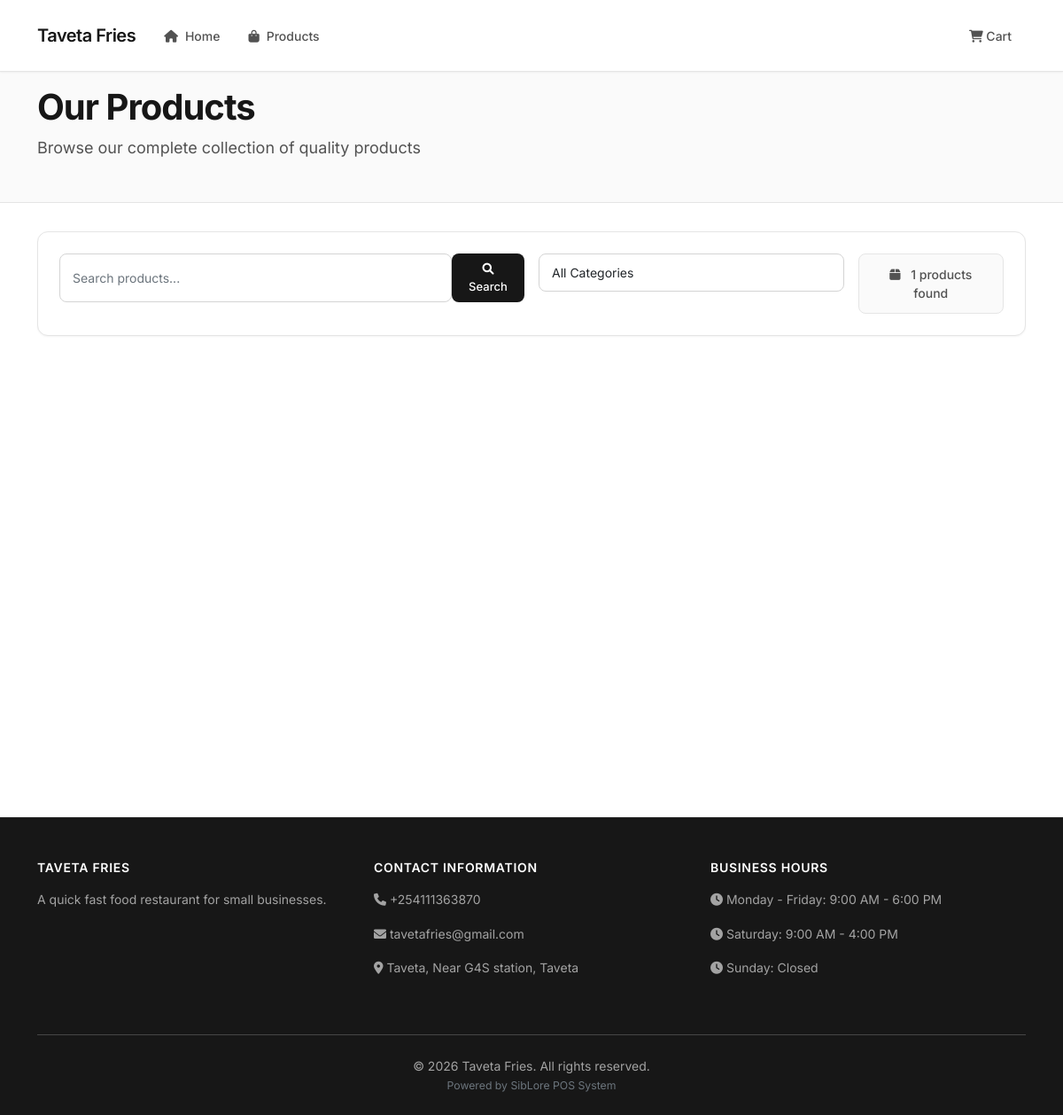
The app's page /shop/sammy/products/ with its own data.
### shop_website/models.py (models this page shows, shortened)
class ShopProfile(models.Model):
    user_profile = models.OneToOneField('users.UserProfile', on_delete=models.CASCADE, related_name='shop_website')
    business_name = models.CharField(max_length=200)
    business_description = models.TextField(help_text="Describe your business and products")
    business_email = models.EmailField()
    business_phone = models.CharField(max_length=20)
    business_address = models.CharField(max_length=300)
    business_city = models.CharField(max_length=100)
    logo = models.ImageField(upload_to='shop_logos/', blank=True, null=True)
    is_website_active = models.BooleanField(default=True, help_text="Enable/disable your public website")
    website_theme = models.CharField(max_length=20, choices=[
        ('default', 'Default Theme'),
        ('modern', 'Modern Theme'),
        ('classic', 'Classic Theme'),
    ], default='default')
    created_at = models.DateTimeField(auto_now_add=True)
    updated_at = models.DateTimeField(auto_now=True)
    class Meta:
        verbose_name = "Shop Website Profile"
        verbose_name_plural = "Shop Website Profiles"

### shop_website/views.py (the view)
# urls.py: path('shop/<str:username>/products/', views.shop_products, name='shop_products'),
def shop_products(request, username):
    try:
        user_profile = UserProfile.objects.get(user__username=username, role='SHOP_ADMIN')
        shop_profile = get_object_or_404(ShopProfile, user_profile=user_profile, is_website_active=True)
    except UserProfile.DoesNotExist:
        raise Http404("Shop not found")
    products = ShopProduct.objects.filter(
        shop_profile=shop_profile,
        is_available=True,
        stock_quantity__gt=0
    )
    search_query = request.GET.get('search', '')
    category = request.GET.get('category', '')
    if search_query:
        products = products.filter(
            Q(name__icontains=search_query) |
            Q(description__icontains=search_query) |
            Q(tags__icontains=search_query)
        )
    if category:
        products = products.filter(category__icontains=category)
    categories = ShopProduct.objects.filter(
        shop_profile=shop_profile
    ).values_list('category', flat=True).distinct()
    paginator = Paginator(products, 12)
    page_number = request.GET.get('page')
    page_obj = paginator.get_page(page_number)
    cart_id = request.session.get(f'cart_{shop_profile.id}')
    cart = None
    cart_items_count = 0
    if cart_id:
        try:
            cart = Cart.objects.get(cart_id=cart_id)
            cart_items_count = cart.total_items
        except Cart.DoesNotExist:
            pass
    context = {
        'shop_profile': shop_profile,
        'page_obj': page_obj,
        'categories': categories,
        'search_query': search_query,
        'selected_category': category,
        'cart': cart,
        'cart_items_count': cart_items_count,
    }
    return render(request, 'shop_website/shop_products.html', context)

### shop_website/models.py (called while the page is built)
    @property
    def discount_percentage(self):
        if self.original_price and self.original_price > self.price:
            return round(((self.original_price - self.price) / self.original_price) * 100, 1)
        return 0

    @property
    def is_in_stock(self):
        return self.stock_quantity > 0

### templates/shop_website/shop_products.html (shortened to what this page needs)
{% extends 'shop_website/base.html' %}
{% block content %}
<section class="products-header">
    <div class="container">
        <div class="products-content">
            <h1 class="page-title">Our Products</h1>
            <p class="page-subtitle">Browse our complete collection of quality products</p>
        </div>
    </div>
</section>
<div class="container">
    <div class="search-filter-section">
        <div class="row g-3">
            <div class="col-md-6">
                <form method="get" class="d-flex">
                    <input type="text" name="search" class="form-control search-input" placeholder="Search products..." value="{{ search_query }}">
                    <button type="submit" class="search-btn">
                        <i class="fas fa-search"></i> Search
                    </button>
                </form>
            </div>
            <div class="col-md-4">
                <form method="get">
                    <select name="category" class="form-select filter-select" onchange="this.form.submit()">
                        <option value="">All Categories</option>
                    </select>
                </form>
            </div>
            <div class="col-md-2">
                <div class="results-count">
                    <i class="fas fa-box me-2"></i>
                    {{ page_obj.paginator.count }} products found
                </div>
            </div>
        </div>
    </div>
    {% if page_obj %}
    <div class="products-grid">
    </div>
    {% endif %}
</div>
{% endblock %}

### templates/shop_website/base.html (shortened to what this page needs)
<!DOCTYPE html>
<html lang="en">
<head>
    <link href="https://cdn.jsdelivr.net/npm/bootstrap@5.1.3/dist/css/bootstrap.min.css" rel="stylesheet">
    <link href="https://cdnjs.cloudflare.com/ajax/libs/font-awesome/6.0.0/css/all.min.css" rel="stylesheet">
</head>
<body>
    <nav class="navbar navbar-expand-lg sticky-top">
        <div class="container">
            <a class="navbar-brand" href="{% url 'shop_website:shop_home' shop_profile.user_profile.user.username %}">
                {{ shop_profile.business_name }}
            </a>
            <div class="collapse navbar-collapse" id="navbarNav">
                <ul class="navbar-nav me-auto">
                    <li class="nav-item">
                        <a class="nav-link" href="{% url 'shop_website:shop_home' shop_profile.user_profile.user.username %}">
                            <i class="fas fa-home me-2"></i>Home
                        </a>
                    </li>
                    <li class="nav-item">
                        <a class="nav-link" href="{% url 'shop_website:shop_products' shop_profile.user_profile.user.username %}">
                            <i class="fas fa-shopping-bag me-2"></i>Products
                        </a>
                    </li>
                </ul>
                <ul class="navbar-nav">
                    <li class="nav-item">
                        <a class="nav-link position-relative" href="{% url 'shop_website:cart' shop_profile.user_profile.user.username %}">
                            <i class="fas fa-shopping-cart"></i> Cart
                        </a>
                    </li>
                </ul>
            </div>
        </div>
    </nav>
    {% block content %}{% endblock %}
    <footer>
        <div class="container">
            <div class="row">
                <div class="col-lg-4 col-md-6 mb-4">
                    <h5>{{ shop_profile.business_name }}</h5>
                    <p>{{ shop_profile.business_description|truncatewords:25 }}</p>
                </div>
                <div class="col-lg-4 col-md-6 mb-4">
                    <h5>Contact Information</h5>
                    <div class="contact-info">
                        <p><i class="fas fa-phone"></i> {{ shop_profile.business_phone|default:"Not Provided" }}</p>
                        <p><i class="fas fa-envelope"></i> {{ shop_profile.business_email|default:"Not Provided" }}</p>
                        <p><i class="fas fa-map-marker-alt"></i> {{ shop_profile.business_address|default:"Not Provided" }}, {{ shop_profile.business_city|default:"Not Provided" }}</p>
                    </div>
                </div>
                <div class="col-lg-4 col-md-12 mb-4">
                    <h5>Business Hours</h5>
                    <div class="business-hours">
                        <p><i class="fas fa-clock"></i> Monday - Friday: 9:00 AM - 6:00 PM</p>
                        <p><i class="fas fa-clock"></i> Saturday: 9:00 AM - 4:00 PM</p>
                        <p><i class="fas fa-clock"></i> Sunday: Closed</p>
                    </div>
                </div>
            </div>
            <hr class="my-4" style="border-color: rgba(255,255,255,0.1);">
            <div class="text-center">
                <p class="mb-0">&copy; {% now "Y" %} {{ shop_profile.business_name }}. All rights reserved.</p>
                <p class="mb-0 small text-muted">Powered by SibLore POS System</p>
            </div>
        </div>
    </footer>
</body>
</html>

### templates/shop_website/base.html (style rules this page uses)
:root { --primary-color: #1a1a1a; --secondary-color: #666666; --accent-color: #2563eb; --success-color: #059669; --danger-color: #dc2626; --dark-color: #111111; --light-color: #fafafa; --white: #ffffff; --gray-50: #fafafa; --gray-100: #f5f5f5; --gray-200: #e5e5e5; --gray-300: #d4d4d4; --gray-400: #a3a3a3; --gray-500: #737373; --gray-600: #525252; --gray-700: #404040; --gray-800: #262626; --gray-900: #171717; --border-radius: 8px; --border-radius-lg: 12px; --transition: all 0.2s ease; --shadow-sm: 0 1px 2px 0 rgba(0, 0, 0, 0.05); --shadow: 0 1px 3px 0 rgba(0, 0, 0, 0.1), 0 1px 2px 0 rgba(0, 0, 0, 0.06); --shadow-md: 0 4px 6px -1px rgba(0, 0, 0, 0.1), 0 2px 4px -1px rgba(0, 0, 0, 0.06); --shadow-lg: 0 10px 15px -3px rgba(0, 0, 0, 0.1), 0 4px 6px -2px rgba(0, 0, 0, 0.05); --shadow-xl: 0 20px 25px -5px rgba(0, 0, 0, 0.1), 0 10px 10px -5px rgba(0, 0, 0, 0.04); }
* { margin: 0; padding: 0; box-sizing: border-box; }
body { font-family: 'Inter', -apple-system, BlinkMacSystemFont, sans-serif; background: var(--white); min-height: 100vh; color: var(--gray-800); font-size: 14px; line-height: 1.5; -webkit-font-smoothing: antialiased; -moz-osx-font-smoothing: grayscale; }
.navbar { background: var(--white) !important; border-bottom: 1px solid var(--gray-200); padding: 1.25rem 0; transition: var(--transition); box-shadow: var(--shadow-sm); }
.navbar-brand { font-weight: 600; font-size: 1.25rem; color: var(--gray-900) !important; display: flex; align-items: center; transition: var(--transition); letter-spacing: -0.025em; }
.nav-link { font-weight: 500; color: var(--gray-600) !important; margin: 0 0.25rem; padding: 0.5rem 0.75rem !important; border-radius: var(--border-radius); transition: var(--transition); font-size: 14px; }
footer { background: var(--gray-900); color: var(--gray-300); padding: 3rem 0 1.5rem; margin-top: 4rem; border-top: 1px solid var(--gray-800); }
footer h5 { font-weight: 600; margin-bottom: 1rem; color: var(--white); font-size: 14px; text-transform: uppercase; letter-spacing: 0.05em; }
footer p { color: var(--gray-400); line-height: 1.6; font-size: 14px; }
html { scroll-behavior: smooth; }

### templates/shop_website/shop_products.html (style rules this page uses)
.products-header { background: var(--gray-50); color: var(--gray-900); padding: 3rem 0; margin: -2rem 0 2rem 0; border-bottom: 1px solid var(--gray-200); }
.products-content { position: relative; z-index: 2; }
.page-title { font-size: 2.5rem; font-weight: 700; margin-bottom: 0.5rem; letter-spacing: -0.025em; color: var(--gray-900); }
.page-subtitle { font-size: 1.125rem; color: var(--gray-600); margin-bottom: 0; }
.search-filter-section { background: var(--white); border-radius: var(--border-radius-lg); padding: 1.5rem; box-shadow: var(--shadow-sm); margin-bottom: 2rem; border: 1px solid var(--gray-200); }
.search-input { border: 1px solid var(--gray-300); border-radius: var(--border-radius); padding: 0.625rem 0.875rem; font-size: 14px; transition: var(--transition); background: var(--white); }
.filter-select { border: 1px solid var(--gray-300); border-radius: var(--border-radius); padding: 0.625rem 0.875rem; font-size: 14px; transition: var(--transition); background: var(--white); }
.search-btn, .filter-btn { background: var(--gray-900); color: var(--white); border: none; border-radius: var(--border-radius); padding: 0.5rem 1rem; font-weight: 500; font-size: 13px; transition: var(--transition); }
.results-count { background: var(--gray-50); padding: 0.75rem 1rem; border-radius: var(--border-radius); font-weight: 500; color: var(--gray-600); text-align: center; border: 1px solid var(--gray-200); font-size: 14px; }
.products-grid { display: grid; grid-template-columns: repeat(auto-fill, minmax(280px, 1fr)); gap: 1.5rem; margin-bottom: 2rem; }

### records on screen
ShopProfile: business_name "Taveta Fries", business_name "TAVETA FRIES", business_description "A quick fast food restaurant for small businesses.", business_phone "+254111363870", business_email "tavetafries@gmail.com", business_address "Taveta, Near G4S station", business_city "Taveta"

### other values on screen
{{ page_obj.paginator.count }} "1"
